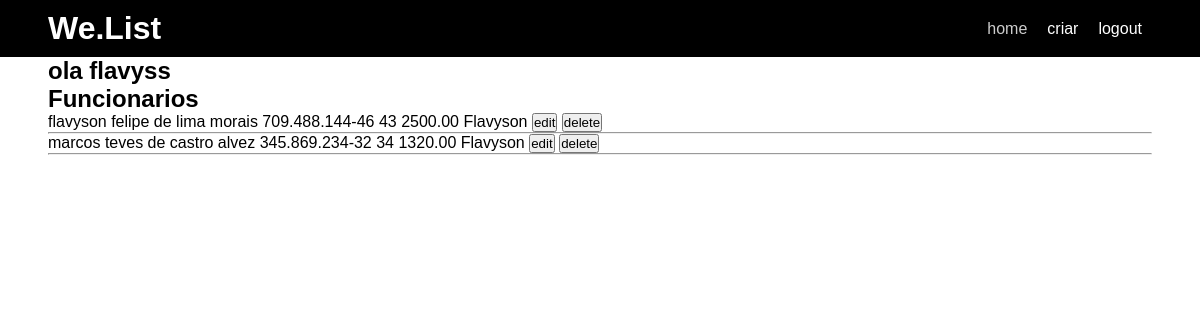
The app's page / (signed in) with its own data.
### website/models.py (models this page shows, shortened)
class Funcionario(models.Model):
    nome = models.CharField(max_length=255, null=False, blank=False)
    sobrenome = models.CharField(max_length=255, null=False, blank=False)
    cpf= models.CharField(max_length=14, null=False, blank=False)
    tempo_de_servico = models.IntegerField(default=0, null=False, blank=False)
    remuneracao = models.DecimalField(max_digits=8, decimal_places=2, null=False, blank=False)
    cdp = models.CharField(max_length=255, null=False, blank=False, default='')
    objects = models.Manager()

### website/views.py (the view)
# urls.py: path('', views.home, name='home'),
@login_required(login_url="/login/")
def home(request):
    user=request.user
    funcionario = Funcionario.objects.all()
    return render(request, 'home/home.html', {'user': user, 'funcionario': funcionario})

### website/templates/home/home.html (shortened to what this page needs)
<!DOCTYPE html>
<html lang="pt-br">
<head>
    {% load static %}
    <link rel="stylesheet" href="{% static 'css/style.css' %}">
</head>
<body>
    <header>
        <div class="container">
            <div class="logo">
                <h1>We.List</h1>
            </div>
            <nav class="menu_desktop">
                <ul>
                    <li><a href="{% url 'home' %}" class="ativo">home</a></li>
                    <li><a href="{% url 'create' %}">criar</a></li>
                    <li><a href="{% url 'logout_view' %}">logout</a></li>
                </ul>
            </nav>
        </div>
    </header>
    <section>
        <div class="container">
            <h1>ola {{user.username}}</h1>
            <h2>Funcionarios</h2>
            {% for i in funcionario %}
                {{i.nome}}
                {{i.sobrenome}}
                {{i.cpf}}
                {{i.tempo_de_servico}}
                {{i.remuneracao}}
                {{i.cdp}}
                <a href="/update/{{i.id}}"><button>edit</button></a>
                <a href="/delete/{{i.id}}"><button>delete</button></a>
                <hr>
            {% endfor %}
        </div>
    </section>
</body>
</html>

### website/static/css/style.css (style rules this page uses)
:root { --bl: #000; --wt: #fff; --cc: #ccc; --mm: #666; --bb: rgb(0, 81, 255); }
* { box-sizing: border-box; margin: 0; padding: 0; font-family: 'Lucida Sans', 'Lucida Sans Regular', 'Lucida Grande', 'Lucida Sans Unicode', Geneva, Verdana, sans-serif; }
html, body { height: 100%; }
.container { width: 100%; max-width: 1300px; margin: 0 auto; padding: 0 4%; }
header { padding: 10px 0; background-color: var(--bl); color: #fff; }
header > .container { display: flex; align-items: center; justify-content: space-between; }
header .menu_desktop ul { display: flex; justify-content: space-between; list-style: none;t }
header .menu_desktop ul li { margin: 0 10px; }
header .menu_desktop ul li a { text-decoration: none; color: var(--wt); }
header .menu_desktop ul li a:hover, header .menu_desktop ul li .ativo { color: var(--cc); }

### records on screen
Funcionario: nome "flavyson felipe", sobrenome "de lima morais", cpf "709.488.144-46", tempo_de_servico "43", remuneracao "2500.00", cdp "Flavyson"
Funcionario: nome "marcos teves", sobrenome "de castro alvez", cpf "345.869.234-32", tempo_de_servico "34", remuneracao "1320.00", cdp "Flavyson"

### other values on screen
{{ user.username }} "flavyss"
